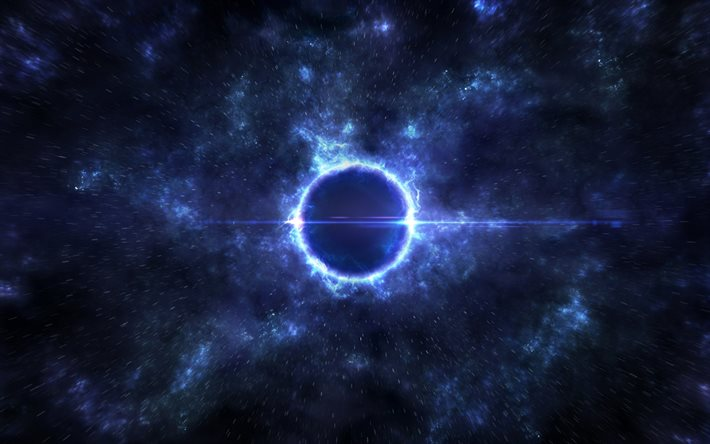
#> input picture Image Processing/Color_Processing/Chanel_Inverse/Image.jpg, 710 x 444 px
$ python Inverse_Channel.py
#> lines starting #> are read from the running program, lines starting #| are printed output that depends on the picture
import cv2
import numpy as np

# Load the image
image = cv2.imread('Image.jpg')
#> image is the input picture: shape (444, 710, 3); mean B, G, R 61.2, 32.3, 23.4

# Invert the RGB channels
inverted_image = cv2.merge([image[:, :, 2], image[:, :, 1], image[:, :, 0]])

# Display the concatenated image in the same window
cv2.imshow('Inverted Color Channels', np.hstack([image, inverted_image]))
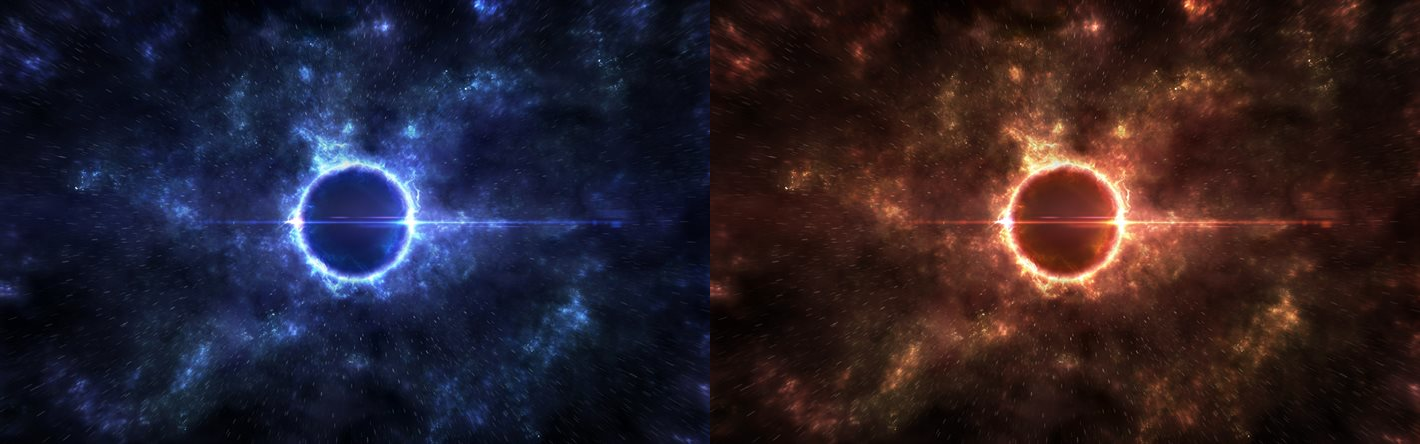
#> window 'Inverted Color Channels': shape (444, 1420, 3); mean B, G, R 42.3, 32.3, 42.3

# Wait for a key press and close the window
cv2.waitKey(0)
cv2.destroyAllWindows()
